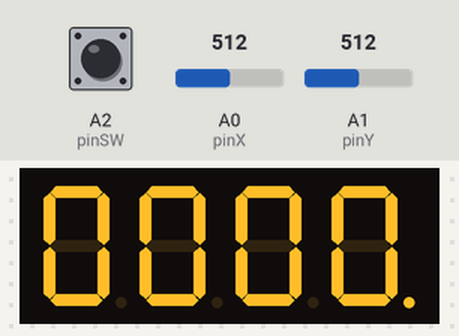
A sketch run on a simulated Arduino Uno, built with avr-gcc and run on an emulated ATmega328P. Shown: 4-digit seven-segment display. Wiring (inferred from the names in the program): 4-digit 7-segment display, segments lit when HIGH: segments pin 2, pin 3, pin 4, pin 5, pin 6, pin 7, pin 8, pin 9; digit selects pin 13, pin 12, pin 11, pin 10. The test bench sets the inputs (shaded band); at power-on: A2 (pinSW) HIGH, A1 (pinY) = 512, A0 (pinX) = 512. The segment pins are drawn as the display they are named for.

Above: at 0.95 s.
1.3 s: A2 (pinSW) pulled LOW for 0.15 s
At 1.52 s:
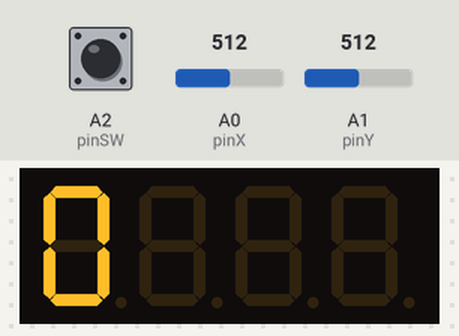
3.1 s: A1 (pinY) set to 610
At 3.6 s:
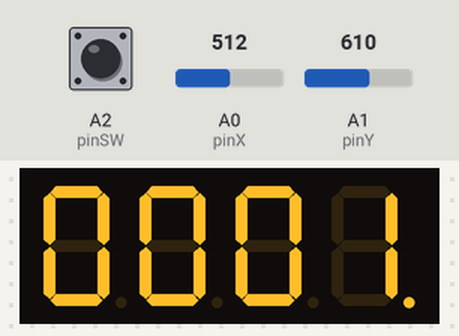
4.6 s: A2 (pinSW) pulled LOW for 1 s
At 7.0 s:
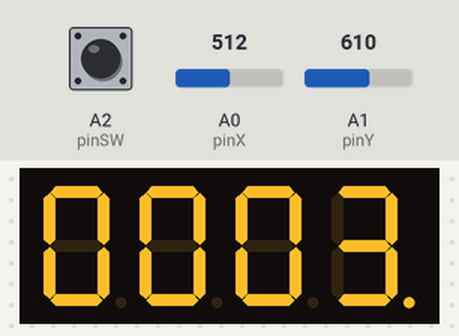
Timing chart, 0 to 8.5 s (numbered marks = the images above; inputs shaded):
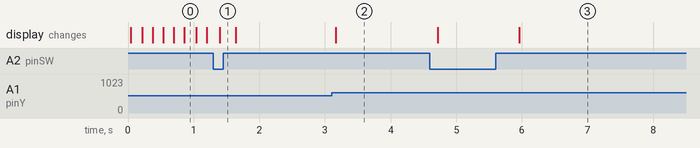

The sketch:

4sevenSegments_display_controller.ino
```cpp
const int pinA = 2;
const int pinB = 3;
const int pinC = 4;
const int pinD = 5;
const int pinE = 6;
const int pinF = 7;
const int pinG = 8;
const int pinDP = 9;

const int pinD1 = 10;
const int pinD2 = 11;
const int pinD3 = 12;
const int pinD4 = 13;

const int segSize = 8;
const int digitSize = 4;
const int cardDigits = 10;

const int pinX = A0;
const int pinY = A1;
const int pinSW = A2;

int swValue;
int xValue = 0;
int yValue = 0;

int segments[segSize] = {
pinA, pinB, pinC, pinD, pinE, pinF, pinG, pinDP};
int digitIds[digitSize] = {
pinD1, pinD2, pinD3, pinD4};

byte joyMoved = false;
const int minThreshold = 400;
const int maxThreshold = 600;

byte digitMatrix[cardDigits][segSize - 1] = {
// a b c d e f g
  {1,1,1,1,1,1,0}, //0
  {0,1,1,0,0,0,0}, //1
  {1,1,0,1,1,0,1}, // 2
  {1,1,1,1,0,0,1}, // 3
  {0,1,1,0,0,1,1}, // 4
  {1,0,1,1,0,1,1}, // 5
  {1,0,1,1,1,1,1}, // 6
  {1,1,1,0,0,0,0}, // 7
  {1,1,1,1,1,1,1}, // 8
  {1,1,1,1,0,1,1}  // 9
};

int onId = 0;
int digitId = 0;
int displayedNo[] = {0,0,0,0};

unsigned long prevBlink = 0;
int dpPhase = -1;

void setDigit(int id) {
  for (int index = 0; index < digitSize; index++) {
    if (index != id) {
      digitalWrite(digitIds[index], HIGH);
    }
    digitalWrite(digitIds[id], LOW);
  }
}

void displayNo(int digit, byte dp) {
  for (int index = 0; index < segSize - 1; index++) {
    digitalWrite(segments[index], digitMatrix[digit][index]);
  }
  digitalWrite(pinDP, dp);
}

void showNo(int dp) {
  while (digitId < digitSize) {
    setDigit(digitId);
    displayNo(displayedNo[digitId], dp== digitId);
    delay(5);
    digitId = digitId + 1;
  }
  digitId = 0;
}

void setup() {
  for(int index = 0; index < segSize; index++) {
    pinMode(segments[index], OUTPUT);
  }
  for(int index = 0; index < digitSize; index++) {
    pinMode(digitIds[index], OUTPUT);
    digitalWrite(digitIds[index], HIGH);
  }
  pinMode(pinSW, INPUT_PULLUP);
  Serial.begin(9600);
}

void loop() {
  if ((millis() - prevBlink) > 150) {
    if(dpPhase == -1) {
      dpPhase = onId;
    }
    else {
      dpPhase = -1;
    }
    prevBlink = millis();
  }
  showNo(dpPhase);
  xValue = analogRead(pinX);
  swValue = digitalRead(pinSW);
  if (xValue > maxThreshold && joyMoved == false) {
    if (onId == digitSize - 1) {
      onId = 0;
    }else{
      onId = onId + 1;
    }
    joyMoved = true;
  }
  if (xValue < minThreshold && joyMoved == false) {
    if (onId == 0) {
      onId = digitSize - 1;
    }else{
      onId = onId - 1;
    }
    joyMoved = true;
  }
  if (xValue > minThreshold && xValue < maxThreshold) {
    joyMoved = false;
  }
  if (swValue == 0) {
    delay(300);
    swValue = 1;
    while (swValue == 1) {
      swValue = digitalRead(pinSW);
      showNo(onId);
      yValue = analogRead(pinY);
      if (yValue > maxThreshold && joyMoved == false) {
        if (displayedNo[onId] == cardDigits - 1) {
          displayedNo[onId] = 0;
        }else{
          displayedNo[onId] = displayedNo[onId] + 1;
        }
      joyMoved = true;
      }
      if (yValue < minThreshold && joyMoved == false) {
        if (displayedNo[onId] == 0) {
          displayedNo[onId] = cardDigits - 1;
        }else{
          displayedNo[onId] = displayedNo[onId] - 1;
        }
      joyMoved = true;
      }
      if (yValue > minThreshold && yValue < maxThreshold) {
        joyMoved = false;
      }
     }
     delay(300);
  }
}
```

Measured:
- after the input at 1.3 s, the display: changes after 0.10 s (image 1)
- after the input at 3.1 s, the display: changes after 0.06 s (image 2)
- after the input at 4.6 s, the display: first changes after 0.12 s (image 3 shows a later state)
